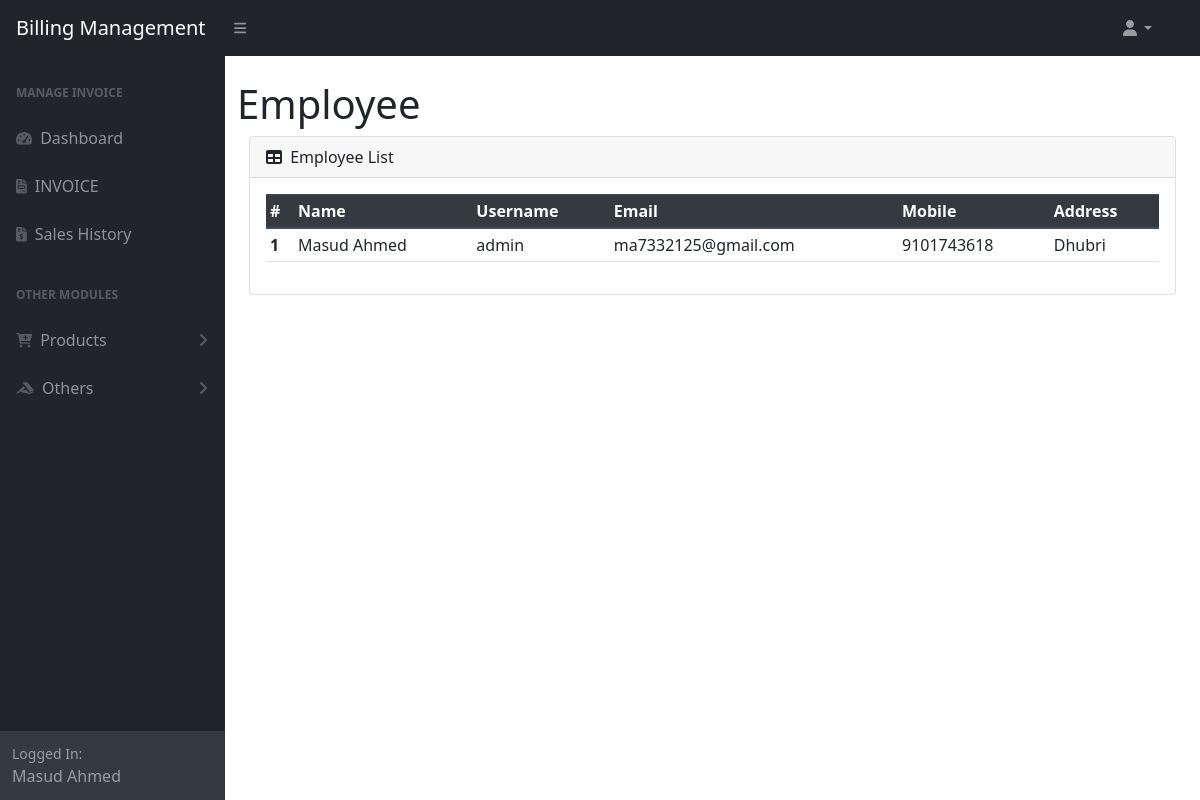
/employe_list.php (signed in), run on an earlier commit of the app's database.
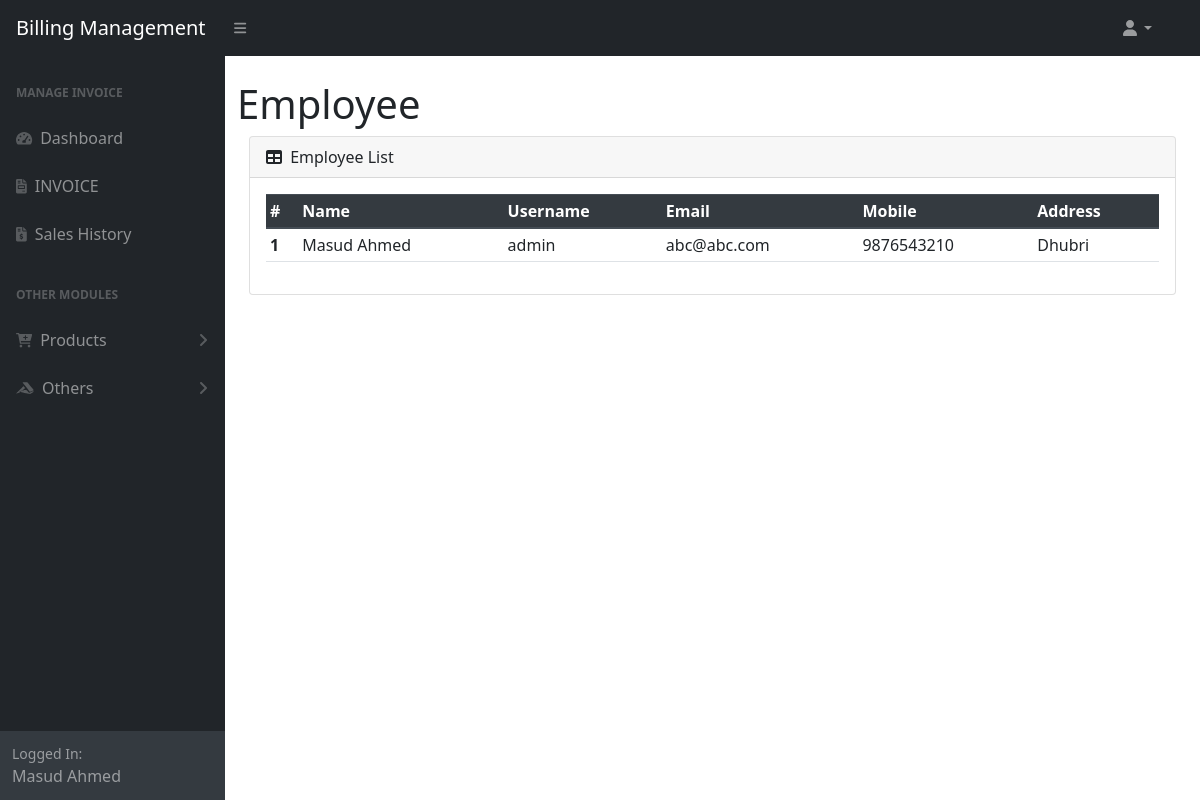
And on a later commit of the database.
### tables this page shows
CREATE TABLE `employe` (
  `id` int(11) NOT NULL,
  `user_id` int(11) NOT NULL,
  `username` varchar(10) NOT NULL,
  `password` text NOT NULL,
  `address` text NOT NULL,
  `image` varchar(255) DEFAULT NULL
);

CREATE TABLE `user` (
  `id` int(11) NOT NULL,
  `name` varchar(50) NOT NULL,
  `mobile` varchar(10) NOT NULL,
  `email` varchar(100) DEFAULT NULL
);

### employe_list.php (the view)
<?php require_once 'menu/header.php' ?>
<div class="container-fluid">
    <h1 class="mt-4">Employee</h1>
    <div class="container">
        <div class="card mb-4">
            <div class="card-header">
                <i class="fas fa-table me-1"></i>
                Employee List
            </div>
            <div class="card-body">
                <table id="datatablesSimple" class="table table-sm">
                    <thead class="thead-dark">
                        <tr>
                            <th scope="col">#</th>
                            <th scope="col">Name</th>
                            <th scope="col">Username</th>
                            <th scope="col">Email</th>
                            <th scope="col">Mobile</th>
                            <th scope="col">Address</th>
                        </tr>
                    </thead>
                    <tbody>
                        <?php
                        $sql = "SELECT * FROM `employe` JOIN `user` ON `employe`.`user_id` = `user`.`id` ORDER BY `username`";
                        $res = mysqli_query($conn, $sql);
                        if ($res) {
                            if (mysqli_num_rows($res) > 0) {
                                $sl = 0;
                                while ($data = mysqli_fetch_assoc($res)) {
                                    ++$sl;
                        ?>
                                    <tr>
                                        <th scope="row"><?= $sl ?></th>
                                        <td><?= $data['name'] ?></td>
                                        <td><?= $data['username'] ?></td>
                                        <td><?= $data['email'] ?></td>
                                        <td><?= $data['mobile'] ?></td>
                                        <td><?= $data['address'] ?></td>
                                    </tr>
                        <?php
                                }
                            } else {
                                $_SESSION['msg'] = "No data found";
                            }
                        } else {
                            $_SESSION['msg'] = mysqli_error($conn);
                        }
                        ?>
                    </tbody>
                </table>
            </div>
        </div>
    </div>
    <?php require_once 'menu/footer.php' ?>

What changed in the data, as far as the page shows it:
changed employe "admin": user.email "ma7332125@gmail.com" → "abc@abc.com"; user.mobile "9101743618" → "9876543210"
